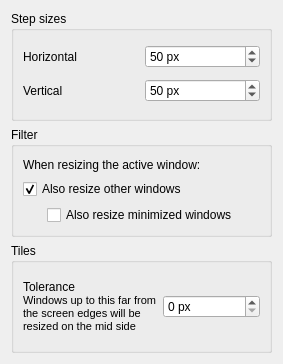
<?xml version="1.0" encoding="UTF-8"?>
<ui version="4.0">
 <class>KWin::StepRegridConfigForm</class>
 <widget class="QWidget" name="KWin::StepRegridConfigForm">
  <property name="geometry">
   <rect>
    <x>0</x>
    <y>0</y>
    <width>283</width>
    <height>364</height>
   </rect>
  </property>
  <property name="windowTitle">
   <string>Step Re-Grid</string>
  </property>
  <layout class="QVBoxLayout" name="verticalLayout_1">
   <item>
    <widget class="QGroupBox" name="groupBox_1">
     <property name="title">
      <string>Step sizes</string>
     </property>
     <layout class="QGridLayout" name="gridLayout_1">
      <item row="0" column="0">
       <widget class="QLabel" name="stepHorizontal">
        <property name="text">
         <string>Horizontal</string>
        </property>
       </widget>
      </item>
      <item row="1" column="0">
       <widget class="QLabel" name="stepVertical">
        <property name="text">
         <string>Vertical</string>
        </property>
       </widget>
      </item>
      <item row="1" column="1">
       <widget class="QSpinBox" name="kcfg_stepVertical">
        <property name="suffix">
         <string> px</string>
        </property>
        <property name="maximum">
         <number>999</number>
        </property>
        <property name="value">
         <number>50</number>
        </property>
       </widget>
      </item>
      <item row="0" column="1">
       <widget class="QSpinBox" name="kcfg_stepHorizontal">
        <property name="suffix">
         <string> px</string>
        </property>
        <property name="maximum">
         <number>999</number>
        </property>
        <property name="value">
         <number>50</number>
        </property>
       </widget>
      </item>
     </layout>
    </widget>
   </item>
   <item>
    <widget class="QGroupBox" name="groupBox">
     <property name="title">
      <string>Filter</string>
     </property>
     <layout class="QVBoxLayout" name="verticalLayout">
      <item>
       <widget class="QLabel" name="label">
        <property name="text">
         <string>When resizing the active window:</string>
        </property>
       </widget>
      </item>
      <item>
       <widget class="QCheckBox" name="kcfg_resizeOthers">
        <property name="text">
         <string>Also resize other windows</string>
        </property>
        <property name="checked">
         <bool>true</bool>
        </property>
       </widget>
      </item>
      <item>
       <layout class="QHBoxLayout" name="horizontalLayout">
        <item>
         <spacer name="horizontalSpacer">
          <property name="orientation">
           <enum>Qt::Horizontal</enum>
          </property>
          <property name="sizeType">
           <enum>QSizePolicy::Fixed</enum>
          </property>
          <property name="sizeHint" stdset="0">
           <size>
            <width>24</width>
            <height>20</height>
           </size>
          </property>
         </spacer>
        </item>
        <item>
         <widget class="QCheckBox" name="kcfg_resizeMinimized">
          <property name="text">
           <string>Also resize minimized windows</string>
          </property>
          <property name="checked">
           <bool>false</bool>
          </property>
         </widget>
        </item>
       </layout>
      </item>
     </layout>
    </widget>
   </item>
   <item>
    <widget class="QGroupBox" name="groupBox_2">
     <property name="title">
      <string>Tiles</string>
     </property>
     <layout class="QHBoxLayout" name="horizontalLayout_2">
      <item>
       <widget class="QLabel" name="tolerance">
        <property name="text">
         <string>&lt;html&gt;&lt;head/&gt;&lt;body&gt;&lt;p&gt;Tolerance&lt;br/&gt;&lt;span style=&quot; font-size:8pt;&quot;&gt;Windows up to this far from the screen edges will be resized on the mid side&lt;/span&gt;&lt;/p&gt;&lt;/body&gt;&lt;/html&gt;</string>
        </property>
        <property name="wordWrap">
         <bool>true</bool>
        </property>
       </widget>
      </item>
      <item>
       <widget class="QSpinBox" name="kcfg_tolerance">
        <property name="suffix">
         <string> px</string>
        </property>
        <property name="value">
         <number>0</number>
        </property>
       </widget>
      </item>
     </layout>
    </widget>
   </item>
  </layout>
 </widget>
 <resources/>
 <connections/>
</ui>
